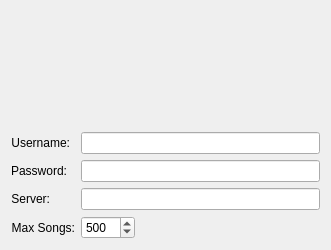
<?xml version="1.0" encoding="UTF-8"?>
<ui version="4.0">
 <class>Form</class>
 <widget class="QWidget" name="Form">
  <property name="geometry">
   <rect>
    <x>0</x>
    <y>0</y>
    <width>331</width>
    <height>250</height>
   </rect>
  </property>
  <property name="minimumSize">
   <size>
    <width>331</width>
    <height>250</height>
   </size>
  </property>
  <property name="windowTitle">
   <string>Form</string>
  </property>
  <layout class="QVBoxLayout" name="verticalLayout_3">
   <item>
    <widget class="QLabel" name="audiostation_label">
     <property name="pixmap">
      <pixmap>audiostation-icon.png</pixmap>
     </property>
    </widget>
   </item>
   <item>
    <spacer name="verticalSpacer">
     <property name="orientation">
      <enum>Qt::Vertical</enum>
     </property>
     <property name="sizeHint" stdset="0">
      <size>
       <width>20</width>
       <height>40</height>
      </size>
     </property>
    </spacer>
   </item>
   <item>
    <layout class="QFormLayout" name="formLayout">
     <property name="fieldGrowthPolicy">
      <enum>QFormLayout::ExpandingFieldsGrow</enum>
     </property>
     <item row="0" column="0">
      <widget class="QLabel" name="username_label">
       <property name="text">
        <string>Username:</string>
       </property>
       <property name="alignment">
        <set>Qt::AlignRight|Qt::AlignTrailing|Qt::AlignVCenter</set>
       </property>
      </widget>
     </item>
     <item row="0" column="1">
      <widget class="QLineEdit" name="username_edit"/>
     </item>
     <item row="1" column="0">
      <widget class="QLabel" name="password_label">
       <property name="text">
        <string>Password:</string>
       </property>
       <property name="alignment">
        <set>Qt::AlignRight|Qt::AlignTrailing|Qt::AlignVCenter</set>
       </property>
      </widget>
     </item>
     <item row="1" column="1">
      <widget class="QLineEdit" name="password_edit">
       <property name="echoMode">
        <enum>QLineEdit::Password</enum>
       </property>
      </widget>
     </item>
     <item row="2" column="0">
      <widget class="QLabel" name="server_label">
       <property name="text">
        <string>Server:</string>
       </property>
       <property name="alignment">
        <set>Qt::AlignRight|Qt::AlignTrailing|Qt::AlignVCenter</set>
       </property>
      </widget>
     </item>
     <item row="2" column="1">
      <widget class="QLineEdit" name="dsm_url_edit"/>
     </item>
     <item row="3" column="0">
      <widget class="QLabel" name="label_4">
       <property name="text">
        <string>Max Songs:</string>
       </property>
       <property name="alignment">
        <set>Qt::AlignRight|Qt::AlignTrailing|Qt::AlignVCenter</set>
       </property>
      </widget>
     </item>
     <item row="3" column="1">
      <widget class="QSpinBox" name="max_songs_spinbox">
       <property name="minimum">
        <number>1</number>
       </property>
       <property name="maximum">
        <number>1000</number>
       </property>
       <property name="value">
        <number>500</number>
       </property>
      </widget>
     </item>
    </layout>
   </item>
  </layout>
 </widget>
 <resources/>
 <connections/>
</ui>
